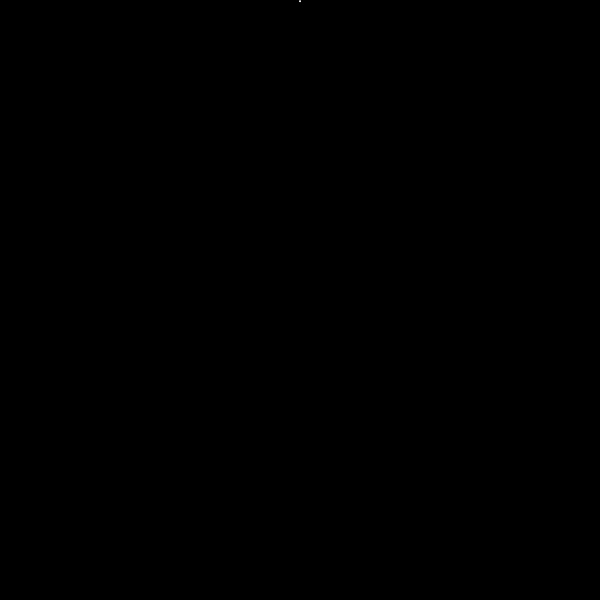
Frame 1 (no input)
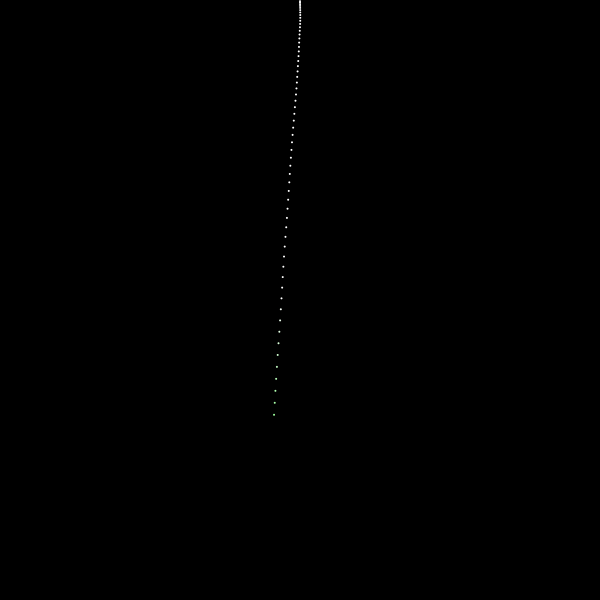
Frame 60 (the mouse pressed at the canvas centre just before this capture)
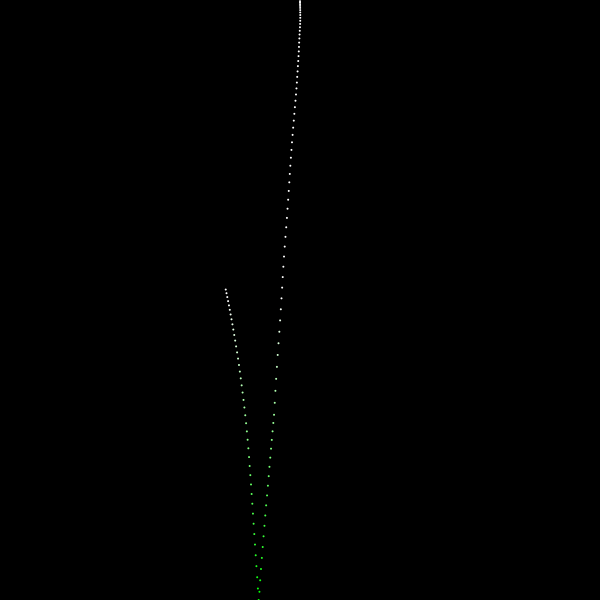
Frame 120 (the mouse held since frame 60 and released just before this capture)

The Processing sketch that drew these frames (run headless with seeded random() and noise(); from frame 60 on, the mouse is pressed at the canvas centre):

// Processing sketch: mobile
// ── mobile.pde
// renaud.jean-francois(arobas)uqam(point)ca
// Syntaxe Processing version 3.4
// mardi, 30 octobre 2018

PVector loc, vel, acc, forcePonctuelle;

void setup() {
  size(600, 600);
  background(0);
  fill(255);
  noStroke();

  loc = new PVector(300, 0, 0);

  vel = new PVector(0, 1, 0);

  acc = new PVector();
  
  forcePonctuelle = new PVector(0, -4, 0);
}

void draw() {
  //background(0);

  // 1. Mise à jour de l’accélération :
  // Force verticale vers le bas, avec déviation aléatoire gauche-droite
  acc.set(random(-0.2, 0.2), 0.5, 0);
  acc.setMag(0.2);

  // 2. Mise à jour de la vélocité :
  vel.add(acc);
  // La vélocité ne dépassera pas une certaine limite:
  vel.limit(12);

  // 3. Mise à jour de la position :
  loc.add(vel);

  // Rebond sur les bords du sketch
  if (loc.x >= width) {
    loc.x = width;
    vel.x *= -1;
  } else if (loc.x < 0) {
    vel.x *= -1;
  }

  if (loc.y >= height) {
    loc.y = height;
    vel.y *= -1;
  } else if (loc.y < 0) {
    vel.y *= -1;
  }
  
  fill(map(constrain(loc.y,300,600), 300, 600, 255, 0),255,map(constrain(loc.y,300,600), 300, 600, 255, 0));

  ellipse(loc.x, loc.y, 2, 2);
}

void mousePressed() {
  vel.add(forcePonctuelle);
}
